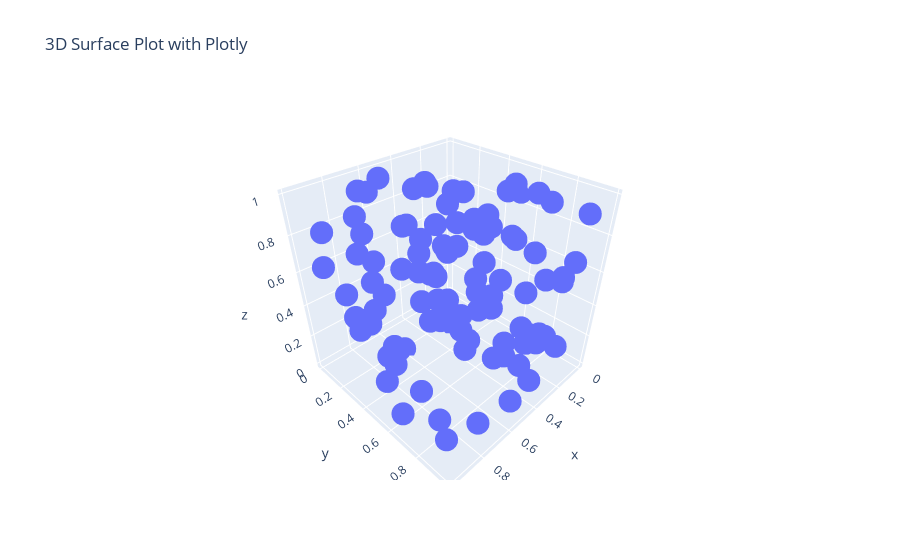

Notebook source saved alongside this figure:
### Markdown cell above
#### 3D Surface Plot with Plotly:

### Code cell
import plotly.express as px
import numpy as np

# Generate random 3D data
np.random.seed(42)
data_points = 100
x = np.random.rand(data_points)
y = np.random.rand(data_points)
z = np.random.rand(data_points)

# Create a 3D surface plot with Plotly
fig = px.scatter_3d(x=x, y=y, z=z, title='3D Surface Plot with Plotly')
fig.show()
